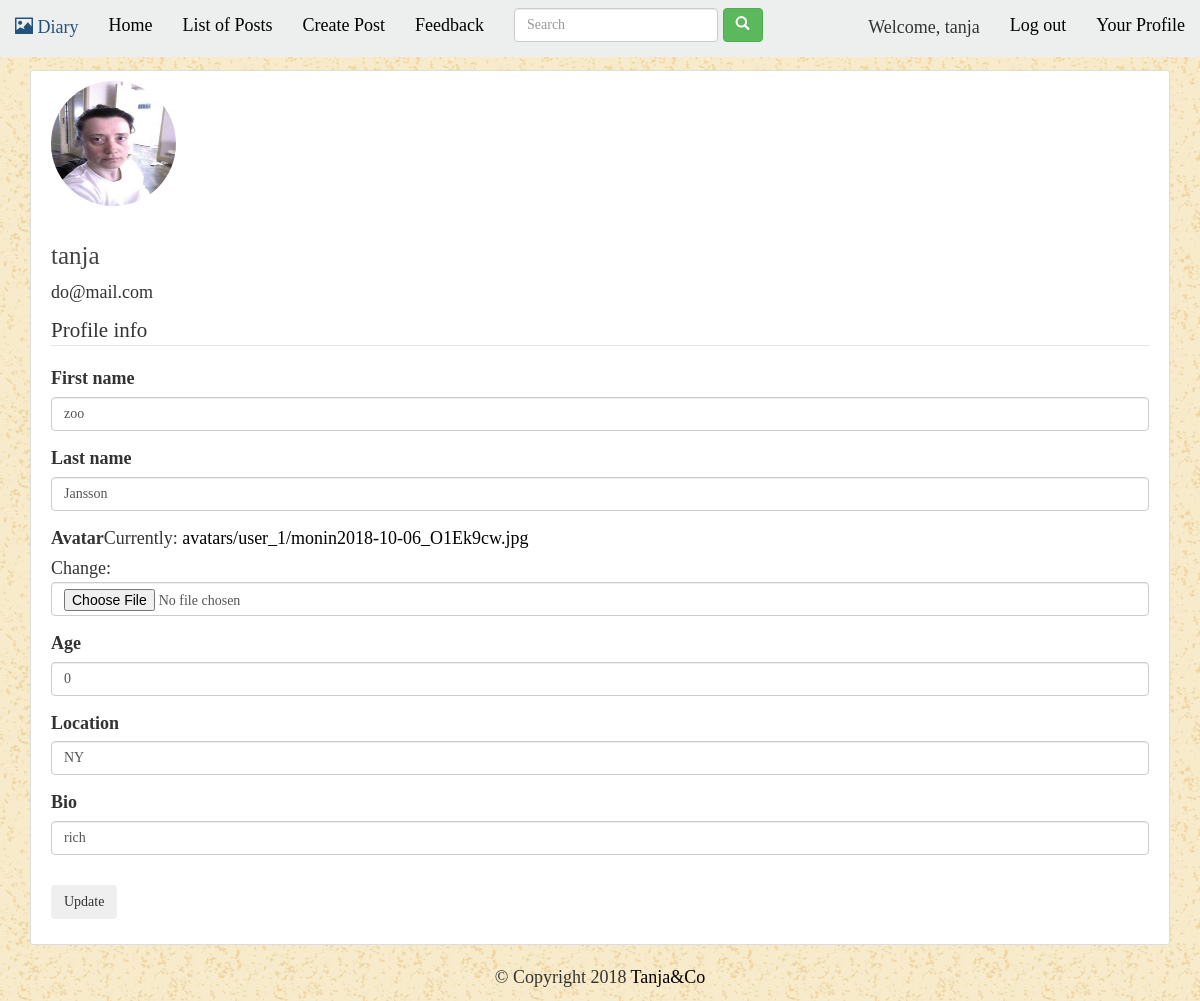
The app's page /account/update/profile/ (signed in) with its own data.
### account/models.py (models this page shows, shortened)
class Profile(models.Model):
    user = models.OneToOneField(User,primary_key = True, on_delete=models.CASCADE)
    first_name = models.CharField(max_length=50,default = "")
    last_name = models.CharField(max_length=60,default="")
    avatar = models.ImageField(default = 'default.jpg',upload_to=upload_avatar)
    age = models.PositiveIntegerField(default=0)
    location = models.CharField(max_length=70,default="")
    bio = models.CharField(max_length=300,default = "")
    created_at = models.DateTimeField(auto_now_add=True)
    @property
    def get_avatar_url(self):
        if self.avatar:
            return '/media/{}'.format(self.avatar)
        return '/media/default.jpg'

### account/views.py (the view, shortened to what this page needs)
class ProfileUpdate(LoginRequiredMixin,UpdateView):
    form_class = ProfileUserForm
    model = Profile
    context_object_name = 'profile'
    template_name = 'account/profile_edit.html'
    success_url = reverse_lazy('account:profile_view')
    def get_object(self,queryset=None):
        return self.request.user.profile

### account/forms.py
class ProfileUserForm(forms.ModelForm):
    first_name = forms.CharField()
    last_name = forms.CharField()
    class Meta:
        fields = ['first_name','last_name', 'avatar','age','location','bio']
        model = Profile

### account/templates/account/profile_edit.html (shortened to what this page needs)
{% extends '_layout/base.html'%}
{% load bootstrap3 %}
{% block content%}
<div class="content-section">
    <div class="media">
        <img class="img-circle account-img" src="{{user.profile.get_avatar_url}}" alt="found?">
        <div class="media-body">
            <h2 class="account-heading">{{user.username}}</h2>
            <p class="text-secondary">{{user.email}}</p>
        </div>
    </div>
    <form  method="POST" enctype="multipart/form-data">
        <fieldset class="form-group">
            <legend class="border-bottom mb-4">Profile info</legend>
            {% bootstrap_form form %}
        </fieldset>
        <div class="form-group">
            <button class="btn btn-outline_info" type="submit">Update</button>
        </div>
    </form>
</div>
{% endblock %}

### templates/_partials/navbar.html (shortened to what this page needs)
<nav class="navbar navbar-light navbar-fixed-top" style="background-color: #ecefee;">
  <div class="container-fluid">
    <div class="navbar-header">
      <a class="navbar-brand" href="{% url 'home' %}"><span class="glyphicon glyphicon-picture" aria-hidden="true"></span> Diary</a>
    </div>
    <div class="collapse navbar-collapse" id="my_nav">
      <ul class="nav navbar-nav">
        <li class="active"><a href="{% url 'home' %}">Home<span class="sr-only">(current)</span></a></li>
        <li ><a href="{% url 'post:list' %}">List of Posts</a></li>
        <li><a href="{% url 'post:create' %}">Create Post</a></li>
        <li><a href="{% url 'feedback' %}">Feedback</a></li>
        <form class="navbar-form navbar-left" method="GET" action="{% url 'post:search' %}">
            <div class="form-group">
              <input type="search" class="form-control" placeholder="Search" name='q'>
            </div>
            <button type="submit" class="btn btn-success"><i class="glyphicon glyphicon-search"></i></button>
        </form>
      </ul>
      <ul class="nav navbar-nav navbar-right">
      {% if user.is_authenticated%}
              <li class="nav navbar-text">Welcome, {{user.username}}</li>
              <li><a href="{% url 'account:logout' %}">Log out</a></li>
              <li><a href="{% url 'account:profile_view' %}">Your Profile</a></li>
          {% else%}
          <li><a href="{% url 'account:login' %}">Log In</a></li>
          <li><a href="{% url 'account:signup' %}">Sign Up</a></li>
      {% endif%}
      </ul>
    </div>
  </div>
</nav>

### static/css/main.css (style rules this page uses)
body { padding-top:70px; background-image: url(/static/img/old_map.png); font-family: 'Montez', cursive; font-size: 18px; }
html,body { height:100%; }
h1, h2, h3, h4, h5, h6 { color: #444444; }
ul { margin: 0; }
a { color:black; text-decoration: none; }
.content-section { background: #ffffff; padding: 10px 20px; border: 1px solid #dddddd; border-radius: 3px; margin-bottom: 20px; }
.account-img { height: 125px; width: 125px; margin-right: 20px; margin-bottom: 16px; }
.account-heading { font-size: 2.5rem; }

### records on screen
Profile: first_name "zoo", last_name "Jansson", age "0", location "NY", bio "rich"

### other values on screen
{{ user.username }} "tanja"
{{ user.email }} "do@mail.com"
